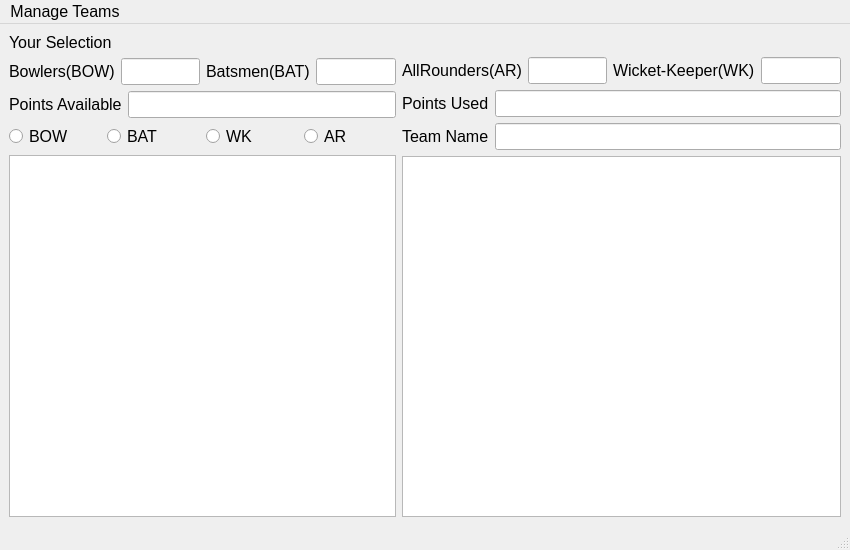
<?xml version="1.0" encoding="UTF-8"?>
<ui version="4.0">
 <class>MainWindow</class>
 <widget class="QMainWindow" name="MainWindow">
  <property name="geometry">
   <rect>
    <x>0</x>
    <y>0</y>
    <width>850</width>
    <height>550</height>
   </rect>
  </property>
  <property name="font">
   <font>
    <family>Arial</family>
    <pointsize>12</pointsize>
   </font>
  </property>
  <property name="windowTitle">
   <string>MainWindow</string>
  </property>
  <widget class="QWidget" name="centralwidget">
   <layout class="QHBoxLayout" name="horizontalLayout_7">
    <item>
     <layout class="QVBoxLayout" name="verticalLayout">
      <item>
       <widget class="QLabel" name="Lb8">
        <property name="text">
         <string>Your Selection</string>
        </property>
       </widget>
      </item>
      <item>
       <layout class="QHBoxLayout" name="horizontalLayout_2">
        <item>
         <widget class="QLabel" name="Lb2">
          <property name="font">
           <font>
            <family>Arial</family>
            <pointsize>12</pointsize>
            <weight>50</weight>
            <bold>false</bold>
            <underline>false</underline>
           </font>
          </property>
          <property name="text">
           <string>Bowlers(BOW)</string>
          </property>
         </widget>
        </item>
        <item>
         <widget class="QLineEdit" name="t1">
          <property name="enabled">
           <bool>true</bool>
          </property>
          <property name="font">
           <font>
            <family>Arial</family>
            <pointsize>12</pointsize>
            <weight>50</weight>
            <bold>false</bold>
            <underline>false</underline>
           </font>
          </property>
         </widget>
        </item>
        <item>
         <widget class="QLabel" name="Lb1">
          <property name="font">
           <font>
            <family>Arial</family>
            <pointsize>12</pointsize>
            <weight>50</weight>
            <bold>false</bold>
            <underline>false</underline>
           </font>
          </property>
          <property name="text">
           <string>Batsmen(BAT)</string>
          </property>
         </widget>
        </item>
        <item>
         <widget class="QLineEdit" name="t2">
          <property name="enabled">
           <bool>true</bool>
          </property>
          <property name="font">
           <font>
            <family>Arial</family>
            <pointsize>12</pointsize>
            <weight>50</weight>
            <bold>false</bold>
            <underline>false</underline>
           </font>
          </property>
         </widget>
        </item>
       </layout>
      </item>
      <item>
       <layout class="QHBoxLayout" name="horizontalLayout_5">
        <item>
         <widget class="QLabel" name="Lb5">
          <property name="text">
           <string>Points Available</string>
          </property>
         </widget>
        </item>
        <item>
         <widget class="QLineEdit" name="t5">
          <property name="enabled">
           <bool>true</bool>
          </property>
         </widget>
        </item>
       </layout>
      </item>
      <item>
       <layout class="QHBoxLayout" name="horizontalLayout">
        <item>
         <widget class="QRadioButton" name="rb2">
          <property name="text">
           <string>BOW</string>
          </property>
         </widget>
        </item>
        <item>
         <widget class="QRadioButton" name="rb1">
          <property name="text">
           <string>BAT</string>
          </property>
          <property name="iconSize">
           <size>
            <width>10</width>
            <height>16</height>
           </size>
          </property>
         </widget>
        </item>
        <item>
         <widget class="QRadioButton" name="rb4">
          <property name="text">
           <string>WK</string>
          </property>
         </widget>
        </item>
        <item>
         <widget class="QRadioButton" name="rb3">
          <property name="text">
           <string>AR</string>
          </property>
         </widget>
        </item>
       </layout>
      </item>
      <item>
       <widget class="QListWidget" name="List1"/>
      </item>
     </layout>
    </item>
    <item>
     <layout class="QVBoxLayout" name="verticalLayout_2">
      <item>
       <widget class="QLabel" name="label">
        <property name="text">
         <string/>
        </property>
       </widget>
      </item>
      <item>
       <layout class="QHBoxLayout" name="horizontalLayout_4">
        <item>
         <widget class="QLabel" name="Lb3">
          <property name="text">
           <string>AllRounders(AR)</string>
          </property>
         </widget>
        </item>
        <item>
         <widget class="QLineEdit" name="t3">
          <property name="enabled">
           <bool>true</bool>
          </property>
         </widget>
        </item>
        <item>
         <widget class="QLabel" name="Lb4">
          <property name="text">
           <string>Wicket-Keeper(WK)</string>
          </property>
         </widget>
        </item>
        <item>
         <widget class="QLineEdit" name="t4">
          <property name="enabled">
           <bool>true</bool>
          </property>
         </widget>
        </item>
       </layout>
      </item>
      <item>
       <layout class="QHBoxLayout" name="horizontalLayout_6">
        <item>
         <widget class="QLabel" name="Lb6">
          <property name="text">
           <string>Points Used</string>
          </property>
         </widget>
        </item>
        <item>
         <widget class="QLineEdit" name="t6">
          <property name="enabled">
           <bool>true</bool>
          </property>
         </widget>
        </item>
       </layout>
      </item>
      <item>
       <layout class="QHBoxLayout" name="horizontalLayout_3">
        <item>
         <widget class="QLabel" name="Lb7">
          <property name="text">
           <string>Team Name</string>
          </property>
         </widget>
        </item>
        <item>
         <widget class="QLineEdit" name="t7">
          <property name="enabled">
           <bool>true</bool>
          </property>
         </widget>
        </item>
       </layout>
      </item>
      <item>
       <widget class="QListWidget" name="List2"/>
      </item>
     </layout>
    </item>
   </layout>
  </widget>
  <widget class="QMenuBar" name="menubar">
   <property name="geometry">
    <rect>
     <x>0</x>
     <y>0</y>
     <width>850</width>
     <height>24</height>
    </rect>
   </property>
   <widget class="QMenu" name="menuManage_Teams">
    <property name="title">
     <string>Manage Teams</string>
    </property>
    <addaction name="actionNew_Team"/>
    <addaction name="actionOpen_Team"/>
    <addaction name="actionSave_Team"/>
    <addaction name="actionEvaluate_Team"/>
   </widget>
   <addaction name="menuManage_Teams"/>
  </widget>
  <widget class="QStatusBar" name="statusbar"/>
  <action name="actionNew_Team">
   <property name="text">
    <string>New</string>
   </property>
  </action>
  <action name="actionOpen_Team">
   <property name="text">
    <string>Open Team</string>
   </property>
  </action>
  <action name="actionSave_Team">
   <property name="text">
    <string>Save Team</string>
   </property>
  </action>
  <action name="actionEvaluate_Team">
   <property name="text">
    <string>Evaluate Team</string>
   </property>
  </action>
 </widget>
 <resources/>
 <connections/>
</ui>
